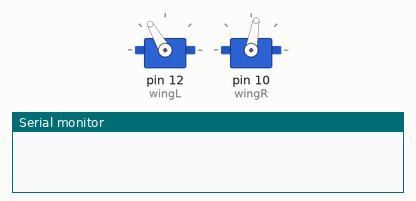
Bench run of a sketch on a simulated Arduino Nano Every. Parts: 2 × servo, the last lines printed to the serial monitor.

Above: at 0.1 s.
At 1.6 s:
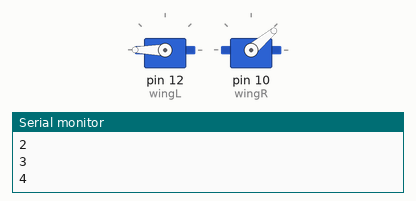
At 19.6 s:
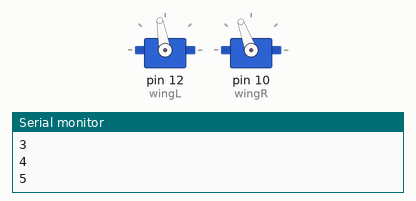
At 37.02 s:
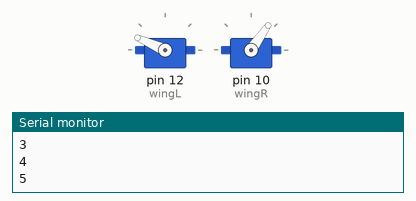
Timing chart, 0 to 40.0 s (numbered marks = the images above):
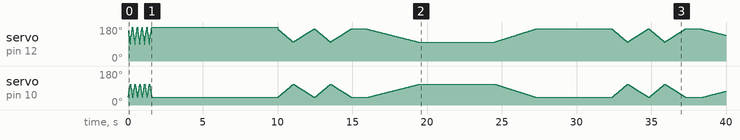

The sketch:

ButterflyWings.ino
```cpp
/***************************************************************************
  This is the code snippet used to simulate butterfly wing movements while basking
  during a behavioural trials.

  The used device had these parts:
  - An Arduino Nano Every.
  - Two 2g Ultra-Micro servo (3V-5V) with linear turning element.
  - A battery holder with on/off switch.
  - 4 1.2 Volt 2400 mAh in series.

  Written by Matteo Marcantonio.
 ***************************************************************************/


#include <Servo.h>

int posR = 0;
int posL = 0;
int topR = 110;
int bottomR = 40;
int topL = topR + 60;
int bottomL = bottomR + 60;
int previousMillis = millis();
int currentMillis = millis();
int diffL;
int interval = 10000;
int repeat = 0;
bool start = true;

Servo wingR;  // create servo object to control a servo
Servo wingL;  // create servo object to control a servo

void setup() {
  Serial.begin(9600);
  wingL.attach(12, 400, 2600);  // (pin, min, max)
  wingR.attach(10, 400, 2600);  // (pin, min, max)
}

void loop() {

  /* initial test flaps */
  if (start) {
    while (repeat < 5) {
      fly();
      repeat++;
      start = false;
      Serial.println(repeat);
    }
  }

  repeat = 0;
  long currentMillis = millis();
  if (currentMillis - previousMillis >= 10000) {
    /* Twice fast flap like if just landed */
    while (repeat < 2) {
      fastFlap();
      repeat++;
    }
    delay(1000);
    /*slow flap while basking */
    slowFlap();
  }
}

/* this is to simulate wings during flight */
// Beware may overheat servos if run for long time
void fly() {
  int diffL = 0;
  for (posR = bottomR; posR <= topR; posR += 10) {
    diffL = diffL + 10;
    posL = topL;
    wingR.write(posR);
    wingL.write(posL - diffL);
    delay(20);
  }
  diffL = 0;
  for (posR = topR; posR >= bottomR; posR -= 10) {
    diffL = diffL + 10;
    posL = bottomL;
    wingR.write(posR);
    wingL.write(posL + diffL);
    delay(20);
  }
}

/* this is to simulate fast wing movement while landed */
void fastFlap() {
  int diffL = 0;
  for (posR = bottomR; posR <= topR; posR += 1) {
    diffL++;
    wingR.write(posR);
    posL = topL;
    wingL.write(posL - diffL);
    delay(15);
  }
  diffL = 0;
  for (posR = topR; posR >= bottomR; posR -= 1) {
    diffL++;
    wingR.write(posR);
    posL = bottomL;
    wingL.write(posL + diffL);
    delay(20);
  }
}

/* this is to simulate slow wing movement while basking */
void slowFlap() {
  int diffL = 0;
  for (posR = bottomR; posR <= topR; posR += 1) {
    diffL++;
    wingR.write(posR);
    posL = topL;
    wingL.write(posL - diffL);
    delay(50);
  }
  wingR.write(topR);
  wingL.write(bottomL);
  delay(5000);

  diffL = 0;
  for (posR = topR; posR >= bottomR; posR -= 1) {
    diffL++;
    wingR.write(posR);
    posL = bottomL;
    wingL.write(posL + diffL);
    delay(40);
  }
  wingR.write(bottomR);
  wingL.write(topL);
  delay(5000);
  previousMillis = currentMillis + 50000;
}
```
